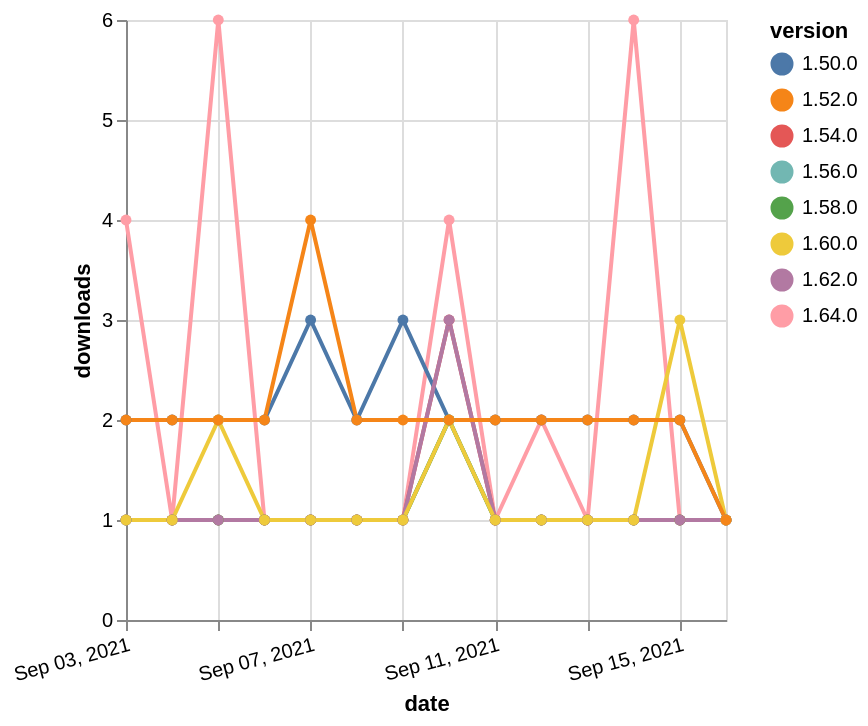

Source (Vega-Lite JSON):
### Vega-Lite specification from a JSON file in a GitHub repository (floating-point values rounded to 4 significant figures)
{"$schema": "https://vega.github.io/schema/vega-lite/v5.json", "description": "A simple bar chart with embedded data.", "data": {"values": [{"date": "2021-09-03", "total": 196, "delta": 1, "version": "1.56.0"}, {"date": "2021-09-04", "total": 197, "delta": 1, "version": "1.56.0"}, {"date": "2021-09-05", "total": 198, "delta": 1, "version": "1.56.0"}, {"date": "2021-09-06", "total": 199, "delta": 1, "version": "1.56.0"}, {"date": "2021-09-07", "total": 200, "delta": 1, "version": "1.56.0"}, {"date": "2021-09-08", "total": 201, "delta": 1, "version": "1.56.0"}, {"date": "2021-09-09", "total": 202, "delta": 1, "version": "1.56.0"}, {"date": "2021-09-10", "total": 204, "delta": 2, "version": "1.56.0"}, {"date": "2021-09-11", "total": 205, "delta": 1, "version": "1.56.0"}, {"date": "2021-09-12", "total": 206, "delta": 1, "version": "1.56.0"}, {"date": "2021-09-13", "total": 207, "delta": 1, "version": "1.56.0"}, {"date": "2021-09-14", "total": 208, "delta": 1, "version": "1.56.0"}, {"date": "2021-09-15", "total": 209, "delta": 1, "version": "1.56.0"}, {"date": "2021-09-16", "total": 210, "delta": 1, "version": "1.56.0"}, {"date": "2021-09-03", "total": 136, "delta": 4, "version": "1.64.0"}, {"date": "2021-09-04", "total": 137, "delta": 1, "version": "1.64.0"}, {"date": "2021-09-05", "total": 143, "delta": 6, "version": "1.64.0"}, {"date": "2021-09-06", "total": 144, "delta": 1, "version": "1.64.0"}, {"date": "2021-09-07", "total": 145, "delta": 1, "version": "1.64.0"}, {"date": "2021-09-08", "total": 146, "delta": 1, "version": "1.64.0"}, {"date": "2021-09-09", "total": 147, "delta": 1, "version": "1.64.0"}, {"date": "2021-09-10", "total": 151, "delta": 4, "version": "1.64.0"}, {"date": "2021-09-11", "total": 152, "delta": 1, "version": "1.64.0"}, {"date": "2021-09-12", "total": 154, "delta": 2, "version": "1.64.0"}, {"date": "2021-09-13", "total": 155, "delta": 1, "version": "1.64.0"}, {"date": "2021-09-14", "total": 161, "delta": 6, "version": "1.64.0"}, {"date": "2021-09-15", "total": 162, "delta": 1, "version": "1.64.0"}, {"date": "2021-09-16", "total": 163, "delta": 1, "version": "1.64.0"}, {"date": "2021-09-03", "total": 389, "delta": 1, "version": "1.54.0"}, {"date": "2021-09-04", "total": 390, "delta": 1, "version": "1.54.0"}, {"date": "2021-09-05", "total": 391, "delta": 1, "version": "1.54.0"}, {"date": "2021-09-06", "total": 392, "delta": 1, "version": "1.54.0"}, {"date": "2021-09-07", "total": 393, "delta": 1, "version": "1.54.0"}, {"date": "2021-09-08", "total": 394, "delta": 1, "version": "1.54.0"}, {"date": "2021-09-09", "total": 395, "delta": 1, "version": "1.54.0"}, {"date": "2021-09-10", "total": 398, "delta": 3, "version": "1.54.0"}, {"date": "2021-09-11", "total": 399, "delta": 1, "version": "1.54.0"}, {"date": "2021-09-12", "total": 400, "delta": 1, "version": "1.54.0"}, {"date": "2021-09-13", "total": 401, "delta": 1, "version": "1.54.0"}, {"date": "2021-09-14", "total": 402, "delta": 1, "version": "1.54.0"}, {"date": "2021-09-15", "total": 403, "delta": 1, "version": "1.54.0"}, {"date": "2021-09-16", "total": 404, "delta": 1, "version": "1.54.0"}, {"date": "2021-09-03", "total": 186, "delta": 1, "version": "1.58.0"}, {"date": "2021-09-04", "total": 187, "delta": 1, "version": "1.58.0"}, {"date": "2021-09-05", "total": 188, "delta": 1, "version": "1.58.0"}, {"date": "2021-09-06", "total": 189, "delta": 1, "version": "1.58.0"}, {"date": "2021-09-07", "total": 190, "delta": 1, "version": "1.58.0"}, {"date": "2021-09-08", "total": 191, "delta": 1, "version": "1.58.0"}, {"date": "2021-09-09", "total": 192, "delta": 1, "version": "1.58.0"}, {"date": "2021-09-10", "total": 194, "delta": 2, "version": "1.58.0"}, {"date": "2021-09-11", "total": 195, "delta": 1, "version": "1.58.0"}, {"date": "2021-09-12", "total": 196, "delta": 1, "version": "1.58.0"}, {"date": "2021-09-13", "total": 197, "delta": 1, "version": "1.58.0"}, {"date": "2021-09-14", "total": 198, "delta": 1, "version": "1.58.0"}, {"date": "2021-09-15", "total": 199, "delta": 1, "version": "1.58.0"}, {"date": "2021-09-16", "total": 200, "delta": 1, "version": "1.58.0"}, {"date": "2021-09-03", "total": 2621, "delta": 2, "version": "1.50.0"}, {"date": "2021-09-04", "total": 2623, "delta": 2, "version": "1.50.0"}, {"date": "2021-09-05", "total": 2625, "delta": 2, "version": "1.50.0"}, {"date": "2021-09-06", "total": 2627, "delta": 2, "version": "1.50.0"}, {"date": "2021-09-07", "total": 2630, "delta": 3, "version": "1.50.0"}, {"date": "2021-09-08", "total": 2632, "delta": 2, "version": "1.50.0"}, {"date": "2021-09-09", "total": 2635, "delta": 3, "version": "1.50.0"}, {"date": "2021-09-10", "total": 2637, "delta": 2, "version": "1.50.0"}, {"date": "2021-09-11", "total": 2639, "delta": 2, "version": "1.50.0"}, {"date": "2021-09-12", "total": 2641, "delta": 2, "version": "1.50.0"}, {"date": "2021-09-13", "total": 2643, "delta": 2, "version": "1.50.0"}, {"date": "2021-09-14", "total": 2645, "delta": 2, "version": "1.50.0"}, {"date": "2021-09-15", "total": 2647, "delta": 2, "version": "1.50.0"}, {"date": "2021-09-16", "total": 2648, "delta": 1, "version": "1.50.0"}, {"date": "2021-09-03", "total": 203, "delta": 1, "version": "1.62.0"}, {"date": "2021-09-04", "total": 204, "delta": 1, "version": "1.62.0"}, {"date": "2021-09-05", "total": 205, "delta": 1, "version": "1.62.0"}, {"date": "2021-09-06", "total": 206, "delta": 1, "version": "1.62.0"}, {"date": "2021-09-07", "total": 207, "delta": 1, "version": "1.62.0"}, {"date": "2021-09-08", "total": 208, "delta": 1, "version": "1.62.0"}, {"date": "2021-09-09", "total": 209, "delta": 1, "version": "1.62.0"}, {"date": "2021-09-10", "total": 212, "delta": 3, "version": "1.62.0"}, {"date": "2021-09-11", "total": 213, "delta": 1, "version": "1.62.0"}, {"date": "2021-09-12", "total": 214, "delta": 1, "version": "1.62.0"}, {"date": "2021-09-13", "total": 215, "delta": 1, "version": "1.62.0"}, {"date": "2021-09-14", "total": 216, "delta": 1, "version": "1.62.0"}, {"date": "2021-09-15", "total": 217, "delta": 1, "version": "1.62.0"}, {"date": "2021-09-16", "total": 218, "delta": 1, "version": "1.62.0"}, {"date": "2021-09-03", "total": 171, "delta": 1, "version": "1.60.0"}, {"date": "2021-09-04", "total": 172, "delta": 1, "version": "1.60.0"}, {"date": "2021-09-05", "total": 174, "delta": 2, "version": "1.60.0"}, {"date": "2021-09-06", "total": 175, "delta": 1, "version": "1.60.0"}, {"date": "2021-09-07", "total": 176, "delta": 1, "version": "1.60.0"}, {"date": "2021-09-08", "total": 177, "delta": 1, "version": "1.60.0"}, {"date": "2021-09-09", "total": 178, "delta": 1, "version": "1.60.0"}, {"date": "2021-09-10", "total": 180, "delta": 2, "version": "1.60.0"}, {"date": "2021-09-11", "total": 181, "delta": 1, "version": "1.60.0"}, {"date": "2021-09-12", "total": 182, "delta": 1, "version": "1.60.0"}, {"date": "2021-09-13", "total": 183, "delta": 1, "version": "1.60.0"}, {"date": "2021-09-14", "total": 184, "delta": 1, "version": "1.60.0"}, {"date": "2021-09-15", "total": 187, "delta": 3, "version": "1.60.0"}, {"date": "2021-09-16", "total": 188, "delta": 1, "version": "1.60.0"}, {"date": "2021-09-03", "total": 2446, "delta": 2, "version": "1.52.0"}, {"date": "2021-09-04", "total": 2448, "delta": 2, "version": "1.52.0"}, {"date": "2021-09-05", "total": 2450, "delta": 2, "version": "1.52.0"}, {"date": "2021-09-06", "total": 2452, "delta": 2, "version": "1.52.0"}, {"date": "2021-09-07", "total": 2456, "delta": 4, "version": "1.52.0"}, {"date": "2021-09-08", "total": 2458, "delta": 2, "version": "1.52.0"}, {"date": "2021-09-09", "total": 2460, "delta": 2, "version": "1.52.0"}, {"date": "2021-09-10", "total": 2462, "delta": 2, "version": "1.52.0"}, {"date": "2021-09-11", "total": 2464, "delta": 2, "version": "1.52.0"}, {"date": "2021-09-12", "total": 2466, "delta": 2, "version": "1.52.0"}, {"date": "2021-09-13", "total": 2468, "delta": 2, "version": "1.52.0"}, {"date": "2021-09-14", "total": 2470, "delta": 2, "version": "1.52.0"}, {"date": "2021-09-15", "total": 2472, "delta": 2, "version": "1.52.0"}, {"date": "2021-09-16", "total": 2473, "delta": 1, "version": "1.52.0"}]}, "width": "container", "mark": {"type": "line", "point": {"filled": true}}, "encoding": {"x": {"field": "date", "type": "temporal", "timeUnit": "yearmonthdate", "title": "date", "axis": {"labelAngle": -15}}, "y": {"field": "delta", "type": "quantitative", "title": "downloads"}, "color": {"field": "version", "type": "nominal"}, "tooltip": {"field": "delta"}}}
